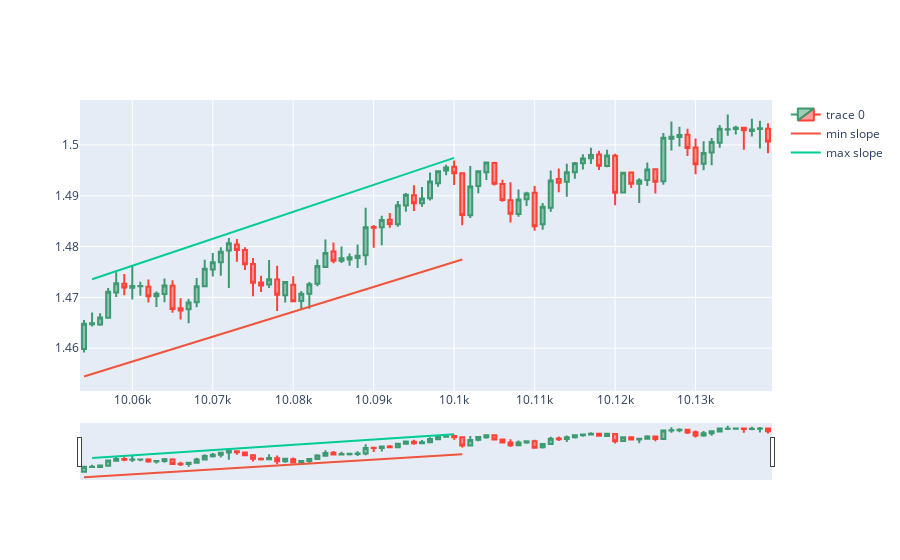

The notebook cell this image was saved under:
### Markdown cell above
# Fitting intercepts to wrap price candles

### Code cell
dfpl = df[candleid-wind-backcandles:candleid+backcandles]
import plotly.graph_objects as go
from datetime import datetime

fig = go.Figure(data=[go.Candlestick(x=dfpl.index,
                open=dfpl['open'],
                high=dfpl['high'],
                low=dfpl['low'],
                close=dfpl['close'])])

#-------------------------------------------------------------------------
# Fitting intercepts to wrap price candles
adjintercmax = (df.high.iloc[xxmax] - slmax*xxmax).max()
adjintercmin = (df.low.iloc[xxmin] - slmin*xxmin).min()
fig.add_trace(go.Scatter(x=xxmin, y=slmin*xxmin + adjintercmin, mode='lines', name='min slope'))
fig.add_trace(go.Scatter(x=xxmax, y=slmax*xxmax + adjintercmax, mode='lines', name='max slope'))
fig.show()
